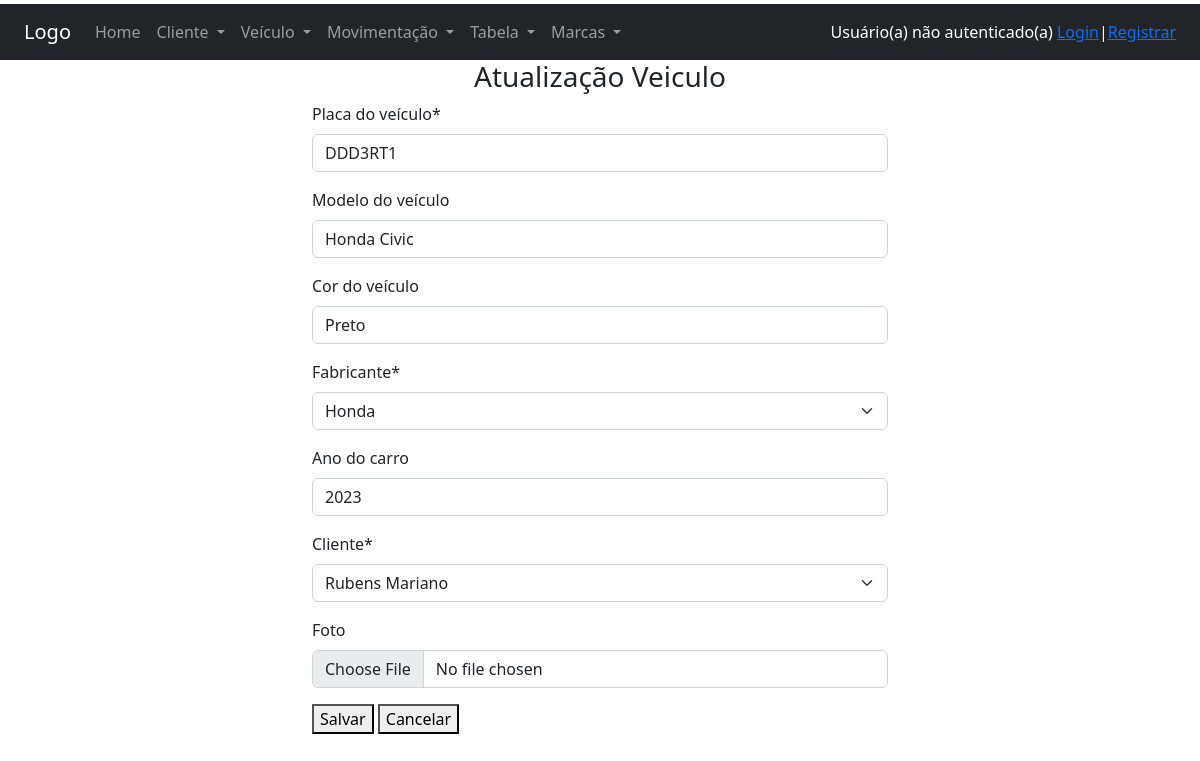
The app's page /altera_veiculo/6/ with its own data.
### core/models.py (models this page shows, shortened)
class Veiculo(models.Model):
    placa = models.CharField(max_length=8, verbose_name='Placa do veículo')
    modelo = models.CharField(max_length=30, verbose_name='Modelo do veículo', blank=True, null=True)
    cor = models.CharField(max_length=50, verbose_name='Cor do veículo', blank=True, null=True)
    marca_id = models.ForeignKey(Marca, on_delete=models.CASCADE, verbose_name='Fabricante')
    ano = models.IntegerField(default=2023, verbose_name="Ano do carro", blank=True, null=True)
    cliente_id = models.ForeignKey(Cliente, on_delete=models.CASCADE, verbose_name='Cliente')
    foto = models.ImageField(upload_to="carro_foto", blank=True, null=True)
    class Meta:
        verbose_name_plural = 'Veículos'

### core/views.py (the view)
# urls.py: path('altera_veiculo/<int:id>/', altera_veiculo, name='url_altera_veiculo'),
def altera_veiculo(request, id):
    obj = Veiculo.objects.get(id=id)
    form = FormVeiculo(request.POST or None, request.FILES or None, instance=obj)
    if request.POST:
        if form.is_valid():
            form.save()
        return redirect('url_altera_veiculo')
    contexto = {'form': form, 'titulo_pagina': 'Alter_veiculo', 'txt_nome_pagina': 'Atualização Veiculo'}
    return render(request, 'cadastros/cadastro.html', contexto)

### core/forms.py
class FormVeiculo(ModelForm):
    class Meta:
        model = Veiculo
        fields = '__all__'

### core/models.py (called while the page is built)
    def __str__(self):
        return self.nome

    def __str__(self):
        return self.marca

### core/templates/cadastros/cadastro.html (shortened to what this page needs)
{% extends 'base.html' %}
{% load crispy_forms_tags %}
{% block main %}
    <h3 class="text-center">{{ txt_nome_pagina }}</h3>
    <div class="row justify-content-center">
        <form class="col-6" method="POST" enctype="multipart/form-data">
            {{ form | crispy }}
            <button type="submit">Salvar</button>
            <button class="" onclick="window.location.href='/'">Cancelar</button>
        </form>
    </div>
{% endblock %}

### records on screen
Veiculo: placa "DDD3RT1", modelo "Honda Civic", cor "Preto", marca_id "Honda", ano "2023", cliente_id "Rubens Mariano"

### other values on screen
{{ txt_nome_pagina }} "Atualização Veiculo"
